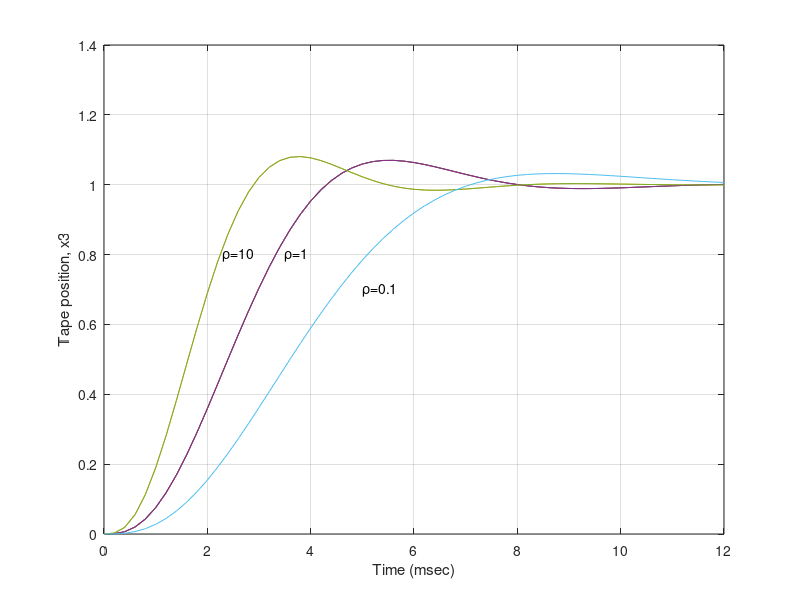
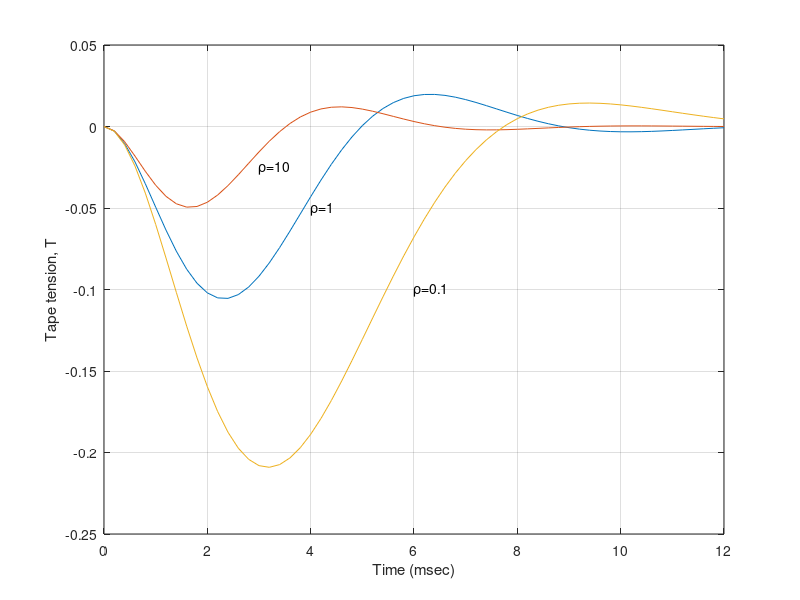

Source code (MATLAB) for these figures, in order:
clf;
f =[0    2.0000         0         0         0;
   -0.1000   -0.3500    0.1000    0.1000    0.7500;
         0         0         0    2.0000         0 ;
    0.4000    0.4000   -0.4000   -1.4000         0  ;
         0   -0.0300         0         0   -1.0000   ];
g =[0;
     0;
     0 ;
     0  ;
     1   ];
h3 =[0.5000         0    0.5000         0         0];
ht =[-0.2000   -0.2000    0.2000    0.2000         0];
j=[0];
s=[f g;h3 j];
r=[0 0 0 0 0 1]';
n=s\r
nu=n(6);
nx=n(1:5)
t=0:.2:12;
rho=1;
klqr=lqr(f,g,rho*h3'*h3,1)
%klqr =[0.6526    2.1667    0.3474    0.5976    1.0616];
flqrc=f-g*klqr;
nbarlqr = klqr*nx+nu;
sys=ss(flqrc,g*nbarlqr,h3,j);
[ylqr]=step(sys,t);
figure(1);
plot(t,[ylqr]);
grid;
xlabel('Time (msec)');
ylabel('Tape position, x3');
hold on;
rho=10;
klqr2=lqr(f,g,rho*h3'*h3,1)
flqrc2=f-g*klqr2;
nbarlqr2 = klqr2*nx+nu;
sys2=ss(flqrc2,g*nbarlqr2,h3,j);
[ylqr2]=step(sys2,t);
plot(t,[ylqr ylqr2])
hold on;
rho=0.1;
klqr3=lqr(f,g,rho*h3'*h3,1)
flqrc3=f-g*klqr3;
nbarlqr3 = klqr3*nx+nu;
sys3=ss(flqrc3,g*nbarlqr3,h3,j);
[ylqr3]=step(sys3,t);
plot(t,[ylqr ylqr2 ylqr3]);
text(2.3,.8,'\rho=10');
text(3.5,.8,'\rho=1');
text(5,.7,'\rho=0.1');
hold off;
%Tension Responses
syst=ss(flqrc,g*nbarlqr,ht,j);
Tlqr=step(syst,t);
syst2=ss(flqrc2,g*nbarlqr,ht,j);
Tlqr2=step(syst2,t);
syst3=ss(flqrc3,g*nbarlqr,ht,j);
Tlqr3=step(syst3,t);
figure(2);plot(t,[Tlqr Tlqr2 Tlqr3]);
grid
xlabel('Time (msec)');
ylabel('Tape tension, T');
text(3,-0.025,'\rho=10');
text(4,-0.05,'\rho=1');
text(6,-.1,'\rho=0.1');